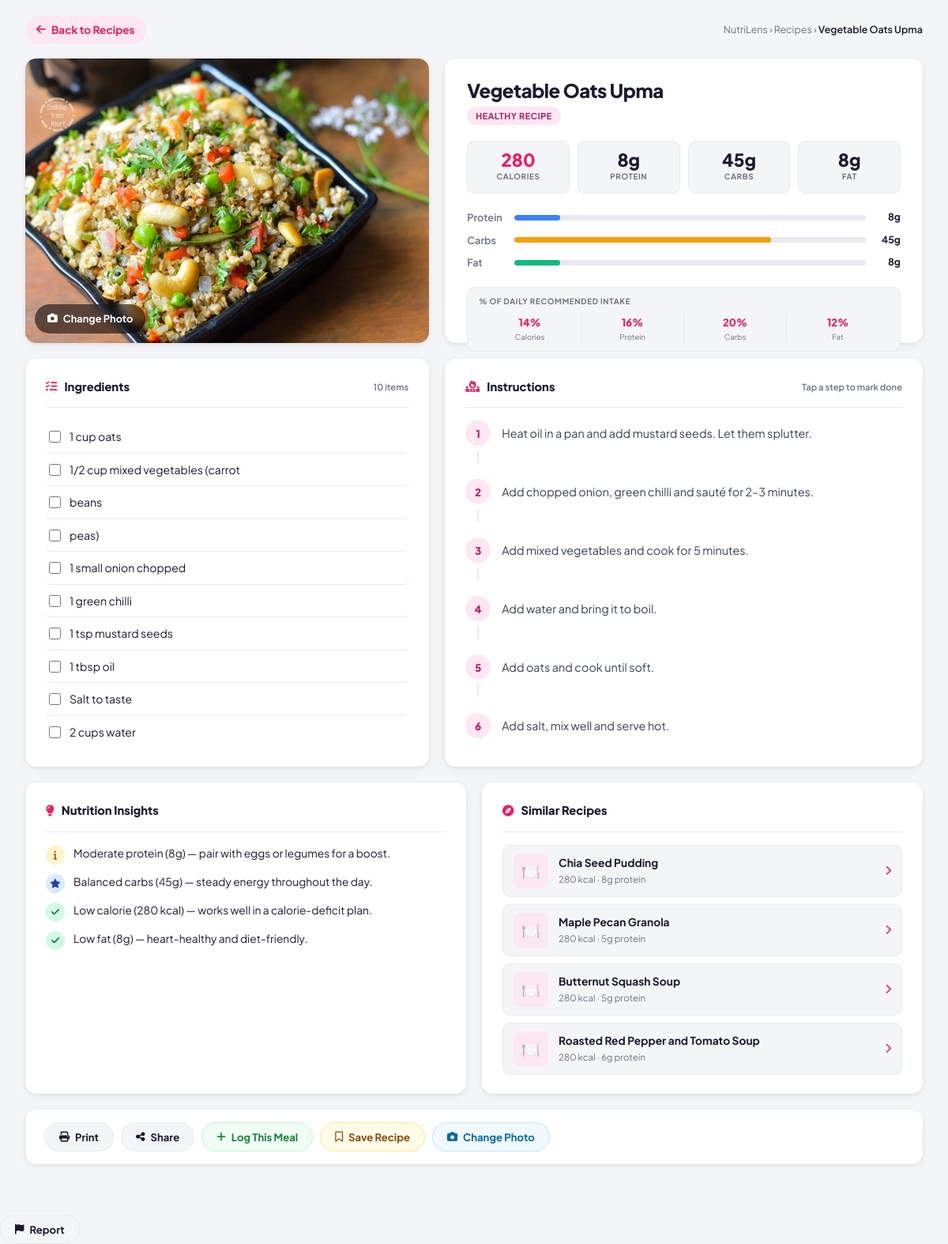
The app's page /recipe/162 (signed in) with its own data.
### tables this page shows
CREATE TABLE recipes (
    id INTEGER PRIMARY KEY,
    name TEXT NOT NULL,
    category TEXT,
    ingredients TEXT,      -- JSON array
    instructions TEXT,     -- JSON array
    calories INTEGER,
    protein REAL,
    carbs REAL,
    fat REAL,
    video_link TEXT,
    image TEXT
, status TEXT DEFAULT 'active', reported INTEGER DEFAULT 0, submitted_by TEXT DEFAULT 'admin', user_id INTEGER, created_at TIMESTAMP, is_verified INTEGER DEFAULT 0, verification_status TEXT DEFAULT 'pending', dietitian_note TEXT DEFAULT '', verified_by INTEGER DEFAULT NULL, verified_at DATETIME DEFAULT NULL, is_recommended INTEGER DEFAULT 0, expert_tag TEXT DEFAULT '', recommended_by INTEGER DEFAULT NULL, recommended_at DATETIME DEFAULT NULL, recipe_tags TEXT DEFAULT '', added_by_dietitian INTEGER DEFAULT NULL, dietitian_flag_count INTEGER DEFAULT 0, description TEXT DEFAULT '', image_path TEXT DEFAULT '', video_url TEXT DEFAULT '', image_url TEXT DEFAULT '');

### app.py (the view)
@app.route("/recipe/<int:recipe_id>")
def recipe_detail(recipe_id):
    conn = get_db_connection()
    try:
        recipe = conn.execute("SELECT * FROM recipes WHERE id=?", (recipe_id,)).fetchone()
        if recipe is None:
            return "Recipe not found", 404
        recipe_dict = dict(recipe)
        recipe_dict["ingredients"] = [i.strip() for i in recipe_dict["ingredients"].replace(",", "\n").split("\n") if i.strip()]
        if "instructions" in recipe_dict and recipe_dict["instructions"]:
            steps = re.split(r'\d+\.\s*', recipe_dict["instructions"])
            recipe_dict["instructions"] = [s.strip() for s in steps if s.strip()]
        else:
            recipe_dict["instructions"] = []
        recipe_dict["video_link"] = recipe_dict.get("video_url", "")
        recipe_dict["image_url"] = recipe_dict.get("image_url", "") or ""
        cat_keyword = (recipe_dict.get("category") or "").split("/")[0].strip()
        similar = conn.execute("""
            SELECT id, name, calories, protein, carbs, fat, image_url
            FROM recipes WHERE id != ? AND category LIKE ?
            ORDER BY ABS(calories - ?) ASC LIMIT 4
        """, (recipe_id, f"%{cat_keyword}%", recipe_dict["calories"])).fetchall()
        similar_recipes = [dict(r) for r in similar]
    finally:
        conn.close()
    return render_template("user/recipe_detail.html", recipe=recipe_dict, similar_recipes=similar_recipes)

### app.py (called while the page is built)
def get_db_connection():
    conn = sqlite3.connect(DATABASE)
    conn.row_factory = sqlite3.Row
    return conn

### templates/user/recipe_detail.html (shortened to what this page needs)
<!DOCTYPE html>
<html lang="en">
<head>
    <link rel="stylesheet" href="https://cdnjs.cloudflare.com/ajax/libs/font-awesome/6.4.0/css/all.min.css">
</head>
<body>
    <div class="page">
        <div class="topbar">
            <a href="javascript:history.back()" class="back-link">
                <i class="fas fa-arrow-left"></i> Back to Recipes
            </a>
            <div class="breadcrumb">
                NutriLens &rsaquo; Recipes &rsaquo; <b>{{ recipe.name }}</b>
            </div>
        </div>
        <div class="hero">
            <div class="image-wrap" id="imageCard">
                {% if recipe.image_url %}
                <img id="recipeImg" src="{{ recipe.image_url }}" alt="{{ recipe.name }}">
                {% else %}
                <div class="img-ph">
                    <i class="fas fa-utensils"></i>
                    <span>No photo uploaded</span>
                </div>
                {% endif %}
                {% if session.get('user_id') and session.get('user_id') == recipe.user_id %}
                <form method="POST" action="/update_recipe_photo/{{ recipe.id }}"
                      enctype="multipart/form-data" id="photoUploadForm">
                    <label for="photoInput" class="upload-photo-btn" title="Change photo">
                        <i class="fas fa-camera"></i>
                        {{ 'Change Photo' if recipe.image_url else 'Add Photo' }}
                    </label>
                </form>
                {% endif %}
            </div>
            <div class="info-panel">
                <div>
                    <p class="recipe-name">{{ recipe.name }}</p>
                    <span class="cat-tag">{{ recipe.category or 'Healthy Recipe' }}</span>
                </div>
                <div class="stat-strip">
                    <div class="stat-box">
                        <div class="stat-val pink">{{ recipe.calories }}</div>
                        <div class="stat-lbl">Calories</div>
                    </div>
                    <div class="stat-box">
                        <div class="stat-val">{{ recipe.protein|int }}g</div>
                        <div class="stat-lbl">Protein</div>
                    </div>
                    <div class="stat-box">
                        <div class="stat-val">{{ recipe.carbs|int }}g</div>
                        <div class="stat-lbl">Carbs</div>
                    </div>
                    <div class="stat-box">
                        <div class="stat-val">{{ recipe.fat|int }}g</div>
                        <div class="stat-lbl">Fat</div>
                    </div>
                </div>
                {% set tm = (recipe.protein + recipe.carbs + recipe.fat)|float %}
                {% if tm > 0 %}
                <div class="macros">
                    <div class="macro-row">
                        <span class="m-lbl">Protein</span>
                        <div class="m-track">
                            <div class="m-fill fill-p" style="width:{{ ((recipe.protein/tm)*100)|int }}%"></div>
                        </div>
                        <span class="m-val">{{ recipe.protein|int }}g</span>
                    </div>
                    <div class="macro-row">
                        <span class="m-lbl">Carbs</span>
                        <div class="m-track">
                            <div class="m-fill fill-c" style="width:{{ ((recipe.carbs/tm)*100)|int }}%"></div>
                        </div>
                        <span class="m-val">{{ recipe.carbs|int }}g</span>
                    </div>
                    <div class="macro-row">
                        <span class="m-lbl">Fat</span>
                        <div class="m-track">
                            <div class="m-fill fill-f" style="width:{{ ((recipe.fat/tm)*100)|int }}%"></div>
                        </div>
                        <span class="m-val">{{ recipe.fat|int }}g</span>
                    </div>
                </div>
                {% endif %}
                <div class="pct-strip">
                    <div class="lbl">% of daily recommended intake</div>
                    <div class="pct-row">
                        <div class="pct-cell">
                            <div class="pct-num">{{ ((recipe.calories/2000)*100)|int }}%</div>
                            <div class="pct-key">Calories</div>
                        </div>
                        <div class="pct-cell">
                            <div class="pct-num">{{ ((recipe.protein/50)*100)|int }}%</div>
                            <div class="pct-key">Protein</div>
                        </div>
                        <div class="pct-cell">
                            <div class="pct-num">{{ ((recipe.carbs/225)*100)|int }}%</div>
                            <div class="pct-key">Carbs</div>
                        </div>
                        <div class="pct-cell">
                            <div class="pct-num">{{ ((recipe.fat/65)*100)|int }}%</div>
                            <div class="pct-key">Fat</div>
                        </div>
                    </div>
                </div>
            </div>
        </div>
        <div class="body-row">
            <div class="panel">
                <div class="panel-title">
                    <i class="fas fa-list-check"></i> Ingredients
                    <span class="aside">{{ recipe.ingredients|length }} items</span>
                </div>
                <ul class="ing-list" id="ingList">
                    {% for item in recipe.ingredients %}
                    <li class="ing-item" onclick="toggleIng(this)">
                        <input type="checkbox" onclick="event.stopPropagation()">
                        {{ item }}
                    </li>
                    {% endfor %}
                </ul>
            </div>
            <div class="panel">
                <div class="panel-title">
                    <i class="fas fa-fire-burner"></i> Instructions
                    <span class="aside" id="stepLbl">Tap a step to mark done</span>
                </div>
                <div class="steps">
                    {% for step in recipe.instructions %}
                    <div class="step" id="s{{ loop.index }}">
                        <div class="step-aside">
                            <div class="step-num" onclick="toggleStep({{ loop.index }})">{{ loop.index }}</div>
                            <div class="step-connector" id="sc{{ loop.index }}"></div>
                        </div>
                        <div class="step-body">
                            <p class="step-text" id="st{{ loop.index }}">{{ step }}</p>
                        </div>
                    </div>
                    {% endfor %}
                </div>
            </div>
        </div>
        <div class="extra-row">
            <div class="panel">
                <div class="panel-title"><i class="fas fa-lightbulb"></i> Nutrition Insights</div>
                <div class="tips">
                    {% if recipe.protein >= 25 %}
                    <div class="tip">
                        <div class="tip-dot dot-green"><i class="fas fa-check"></i></div><span>High protein ({{
                            recipe.protein|int }}g) — excellent for muscle repair and keeping you full.</span>
                    </div>
                    {% else %}
                    <div class="tip">
                        <div class="tip-dot dot-amber"><i class="fas fa-info"></i></div><span>Moderate protein ({{
                            recipe.protein|int }}g) — pair with eggs or legumes for a boost.</span>
                    </div>
                    {% endif %}
                    {% if recipe.carbs <= 30 %} <div class="tip">
                        <div class="tip-dot dot-green"><i class="fas fa-check"></i></div><span>Low carb ({{
                            recipe.carbs|int }}g) — great for keto and low-carb diets.</span>
                </div>
                {% elif recipe.carbs >= 60 %}
                <div class="tip">
                    <div class="tip-dot dot-amber"><i class="fas fa-info"></i></div><span>Higher carbs ({{
                        recipe.carbs|int }}g) — ideal fuel before a workout.</span>
                </div>
                {% else %}
                <div class="tip">
                    <div class="tip-dot dot-blue"><i class="fas fa-star"></i></div><span>Balanced carbs ({{
                        recipe.carbs|int }}g) — steady energy throughout the day.</span>
                </div>
                {% endif %}
                {% if recipe.calories <= 350 %} <div class="tip">
                    <div class="tip-dot dot-green"><i class="fas fa-check"></i></div><span>Low calorie ({{
                        recipe.calories }} kcal) — works well in a calorie-deficit plan.</span>
            </div>
            {% elif recipe.calories >= 550 %}
            <div class="tip">
                <div class="tip-dot dot-amber"><i class="fas fa-info"></i></div><span>Higher calorie ({{ recipe.calories
                    }} kcal) — ideal as a satisfying main meal.</span>
            </div>
            {% else %}
            <div class="tip">
                <div class="tip-dot dot-blue"><i class="fas fa-star"></i></div><span>Moderate calories ({{
                    recipe.calories }} kcal) — a well-balanced meal choice.</span>
            </div>
            {% endif %}
            {% if recipe.fat <= 10 %} <div class="tip">
                <div class="tip-dot dot-green"><i class="fas fa-check"></i></div><span>Low fat ({{ recipe.fat|int }}g) —
                    heart-healthy and diet-friendly.</span>
        </div>
        {% endif %}
    </div>
    </div>
    <div class="panel">
        <div class="panel-title"><i class="fas fa-compass"></i> Similar Recipes</div>
        <div class="sim-list">
            {% if similar_recipes %}
            {% for s in similar_recipes %}
            <a href="{{ url_for('recipe_detail', recipe_id=s.id) }}" class="sim-item">
                <div class="sim-thumb">
                    {% if s.image_url %}
                    <img src="{{ s.image_url }}" alt="{{ s.name }}">
                    {% else %}
                    <div style="width:100%;height:100%;display:flex;align-items:center;justify-content:center;font-size:1.2rem;">🍽️</div>
                    {% endif %}
                </div>
                <div>
                    <div class="sim-name">{{ s.name }}</div>
                    <div class="sim-meta">{{ s.calories }} kcal &middot; {{ s.protein|int }}g protein</div>
                </div>
                <i class="fas fa-chevron-right sim-arrow"></i>
            </a>
            {% endfor %}
            {% else %}
            <p style="font-size:.86rem;color:var(--muted)">No similar recipes found.</p>
            {% endif %}
        </div>
    </div>
    </div>
    <div class="action-bar">
        <div class="btn-row">
            <button class="btn" onclick="window.print()">
                <i class="fas fa-print"></i> Print
            </button>
            <button class="btn" onclick="doShare()">
                <i class="fas fa-share-nodes"></i> Share
            </button>
            <button class="btn btn-green" onclick="logMeal()">
                <i class="fas fa-plus"></i> Log This Meal
            </button>
            <button class="btn btn-yellow" id="saveBtn" onclick="doSave()">
                <i class="far fa-bookmark"></i> Save Recipe
            </button>
            {% if session.get('user_id') == recipe.user_id %}
            <button class="btn" style="background:#f0f9ff;color:#0369a1;border-color:#bae6fd" onclick="document.getElementById('ownerPhotoModal').classList.add('open')">
                <i class="fas fa-camera"></i> {% if recipe.image_url %}Change Photo{% else %}Add Photo{% endif %}
            </button>
            {% endif %}
        </div>
    </div>
    </div>
    <button class="btn btn-ghost" onclick="openReportModal()">
        <i class="fas fa-flag"></i> Report
    </button>
</body>
</html>

### records on screen
recipes: name "Vegetable Oats Upma", image_url (picture), image_url "Change Photo", calories "280", protein "8", carbs "45", fat "8", ((recipe.calories/2000)*100)|int "14", ((recipe.protein/50)*100)|int "16", ((recipe.carbs/225)*100)|int "20", ((recipe.fat/65)*100)|int "12"
recipes: name "Chia Seed Pudding", calories "280", protein "8"
recipes: name "Maple Pecan Granola", calories "280", protein "5"
recipes: name "Butternut Squash Soup", calories "280", protein "5"
recipes: name "Roasted Red Pepper and Tomato Soup", calories "280", protein "6"

### other values on screen
{{ recipe.category or 'Healthy Recipe' }} "HEALTHY RECIPE"
{{ recipe.ingredients|length }} "10"
{{ item }} "1 cup oats" "1/2 cup mixed vegetables (carrot" "beans" "peas)" "1 small onion chopped" "1 green chilli" "1 tsp mustard seeds" "1 tbsp oil" "Salt to taste" "2 cups water"
{{ step }} "Heat oil in a pan and add mustard seeds. Let them splutter." "Add chopped onion, green chilli and sauté for 2–3 minutes." "Add mixed vegetables and cook for 5 minutes." "Add water and bring it to boil." "Add oats and cook until soft." "Add salt, mix well and serve hot."
